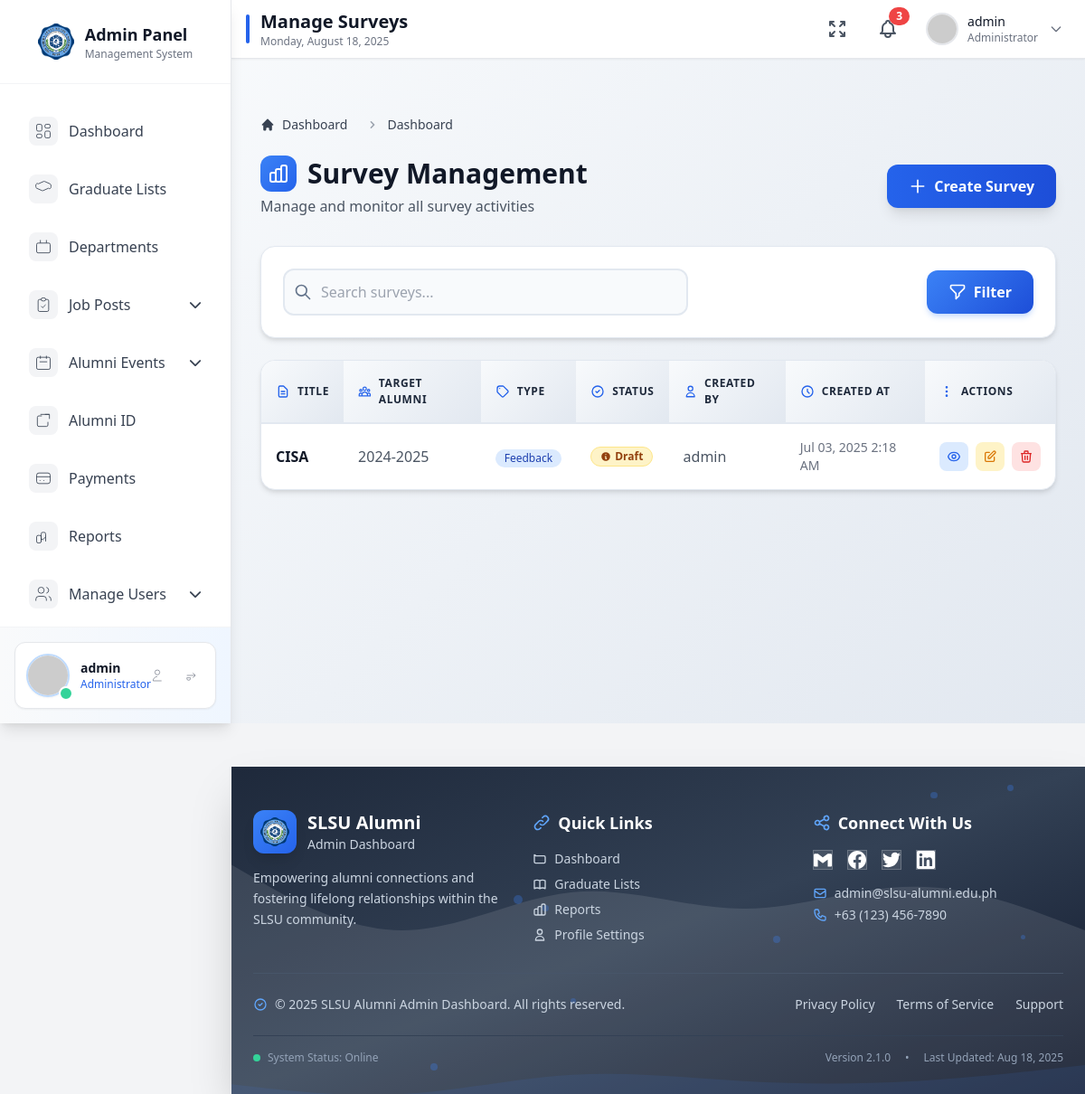
/admin/manage-surveys.php (signed in), run on the app's committed database.
### tables this page shows
CREATE TABLE `survey` (
  `id` int(11) NOT NULL,
  `title` varchar(255) NOT NULL,
  `description` text DEFAULT NULL,
  `target_alumni` varchar(100) DEFAULT NULL,
  `survey_type` varchar(100) DEFAULT NULL,
  `questions` longtext DEFAULT NULL CHECK (json_valid(`questions`)),
  `start_date` date DEFAULT NULL,
  `end_date` date DEFAULT NULL,
  `anonymous` tinyint(1) DEFAULT 0,
  `status` enum('draft','published') DEFAULT 'draft',
  `created_by` varchar(100) DEFAULT NULL,
  `created_at` timestamp NOT NULL DEFAULT current_timestamp()
);

### admin/manage-surveys.php (the view, shortened to what this page needs)
<?php
include 'includes/header.php';
include 'includes/sidebar.php';
include 'includes/navbar.php';
include 'includes/breadcrumb.php';
require_once 'config/database.php';
$search = $_GET['search'] ?? '';
$where = [];
$where_sql = $where ? ('WHERE ' . implode(' AND ', $where)) : '';
$per_page = 10;
$page = isset($_GET['page']) && is_numeric($_GET['page']) ? (int)$_GET['page'] : 1;
$offset = ($page - 1) * $per_page;
$survey_sql = "SELECT * FROM survey $where_sql ORDER BY created_at DESC LIMIT :limit OFFSET :offset";
$survey_stmt = $conn->prepare($survey_sql);
$survey_stmt->bindValue(':limit', $per_page, PDO::PARAM_INT);
$survey_stmt->bindValue(':offset', $offset, PDO::PARAM_INT);
$survey_stmt->execute();
$surveys = $survey_stmt->fetchAll(PDO::FETCH_ASSOC);
function render_survey_table($surveys) {
    ?>
    <div class="overflow-x-auto">
        <table class="survey-table">
            <thead>
                <tr>
                    <th>
                        <div class="flex items-center gap-2">
                            <svg class="w-4 h-4 text-blue-600" fill="none" stroke="currentColor" viewBox="0 0 24 24">
                                <path stroke-linecap="round" stroke-linejoin="round" stroke-width="2" d="M9 12h6m-6 4h6m2 5H7a2 2 0 01-2-2V5a2 2 0 012-2h5.586a1 1 0 01.707.293l5.414 5.414a1 1 0 01.293.707V19a2 2 0 01-2 2z"/>
                            </svg>
                            Title
                        </div>
                    </th>
                    <th>
                        <div class="flex items-center gap-2">
                            Target Alumni
                        </div>
                    </th>
                    <th>
                        <div class="flex items-center gap-2">
                            <svg class="w-4 h-4 text-blue-600" fill="none" stroke="currentColor" viewBox="0 0 24 24">
                                <path stroke-linecap="round" stroke-linejoin="round" stroke-width="2" d="M7 7h.01M7 3h5c.512 0 1.024.195 1.414.586l7 7a2 2 0 010 2.828l-7 7a2 2 0 01-2.828 0l-7-7A1.994 1.994 0 013 12V7a4 4 0 014-4z"/>
                            </svg>
                            Type
                        </div>
                    </th>
                    <th>
                        <div class="flex items-center gap-2">
                            <svg class="w-4 h-4 text-blue-600" fill="none" stroke="currentColor" viewBox="0 0 24 24">
                                <path stroke-linecap="round" stroke-linejoin="round" stroke-width="2" d="M9 12l2 2 4-4m6 2a9 9 0 11-18 0 9 9 0 0118 0z"/>
                            </svg>
                            Status
                        </div>
                    </th>
                    <th>
                        <div class="flex items-center gap-2">
                            <svg class="w-4 h-4 text-blue-600" fill="none" stroke="currentColor" viewBox="0 0 24 24">
                                <path stroke-linecap="round" stroke-linejoin="round" stroke-width="2" d="M16 7a4 4 0 11-8 0 4 4 0 018 0zM12 14a7 7 0 00-7 7h14a7 7 0 00-7-7z"/>
                            </svg>
                            Created By
                        </div>
                    </th>
                    <th>
                        <div class="flex items-center gap-2">
                            <svg class="w-4 h-4 text-blue-600" fill="none" stroke="currentColor" viewBox="0 0 24 24">
                                <path stroke-linecap="round" stroke-linejoin="round" stroke-width="2" d="M12 8v4l3 3m6-3a9 9 0 11-18 0 9 9 0 0118 0z"/>
                            </svg>
                            Created At
                        </div>
                    </th>
                    <th>
                        <div class="flex items-center gap-2">
                            <svg class="w-4 h-4 text-blue-600" fill="none" stroke="currentColor" viewBox="0 0 24 24">
                                <path stroke-linecap="round" stroke-linejoin="round" stroke-width="2" d="M12 5v.01M12 12v.01M12 19v.01M12 6a1 1 0 110-2 1 1 0 010 2zm0 7a1 1 0 110-2 1 1 0 010 2zm0 7a1 1 0 110-2 1 1 0 010 2z"/>
                            </svg>
                            Actions
                        </div>
                    </th>
                </tr>
            </thead>
            <tbody>
                <?php if (empty($surveys)): ?>
                    <tr>
                        <td colspan="7" class="text-center py-12">
                            <div class="flex flex-col items-center justify-center">
                                <div class="w-16 h-16 bg-gray-100 rounded-full flex items-center justify-center mb-4">
                                    <svg class="w-8 h-8 text-gray-400" fill="none" stroke="currentColor" viewBox="0 0 24 24">
                                        <path stroke-linecap="round" stroke-linejoin="round" stroke-width="2" d="M9 12h6m-6 4h6m2 5H7a2 2 0 01-2-2V5a2 2 0 012-2h5.586a1 1 0 01.707.293l5.414 5.414a1 1 0 01.293.707V19a2 2 0 01-2 2z"/>
                                    </svg>
                                </div>
                                <p class="text-gray-500 text-lg font-medium">No surveys found</p>
                                <p class="text-gray-400 text-sm mt-1">Create your first survey to get started!</p>
                            </div>
                        </td>
                    </tr>
                <?php else: ?>
                    <?php foreach ($surveys as $survey): ?>
                        <tr data-survey='<?php echo htmlspecialchars(json_encode($survey), ENT_QUOTES, "UTF-8"); ?>' class="hover:bg-blue-50 transition-colors duration-200">
                            <td class="font-semibold text-gray-900">
                                <?php echo htmlspecialchars($survey['title']); ?>
                            </td>
                            <td class="text-gray-600">
                                <?php echo htmlspecialchars($survey['target_alumni']); ?>
                            </td>
                            <td>
                                <span class="inline-flex items-center px-2.5 py-0.5 rounded-full text-xs font-medium bg-blue-100 text-blue-800">
                                    <?php echo htmlspecialchars($survey['survey_type']); ?>
                                </span>
                            </td>
                            <td>
                                <?php
                                $status = strtolower($survey['status']);
                                $badgeClass = '';
                                $text = ucfirst($status);
                                if ($status === 'published') {
                                    $badgeClass = 'bg-green-100 text-green-800 border-green-200';
                                } elseif ($status === 'draft') {
                                    $badgeClass = 'bg-yellow-100 text-yellow-800 border-yellow-200';
                                } else {
                                    $badgeClass = 'bg-gray-100 text-gray-800 border-gray-200';
                                }
                                ?>
                                <span class="inline-flex items-center px-2.5 py-0.5 rounded-full text-xs font-semibold border <?php echo $badgeClass; ?>">
                                    <?php if ($status === 'published'): ?>
                                        <svg class="w-3 h-3 mr-1" fill="currentColor" viewBox="0 0 20 20">
                                            <path fill-rule="evenodd" d="M10 18a8 8 0 100-16 8 8 0 000 16zm3.707-9.293a1 1 0 00-1.414-1.414L9 10.586 7.707 9.293a1 1 0 00-1.414 1.414l2 2a1 1 0 001.414 0l4-4z" clip-rule="evenodd"/>
                                        </svg>
                                    <?php elseif ($status === 'draft'): ?>
                                        <svg class="w-3 h-3 mr-1" fill="currentColor" viewBox="0 0 20 20">
                                            <path fill-rule="evenodd" d="M18 10a8 8 0 11-16 0 8 8 0 0116 0zm-7-4a1 1 0 11-2 0 1 1 0 012 0zM9 9a1 1 0 000 2v3a1 1 0 001 1h1a1 1 0 100-2v-3a1 1 0 00-1-1H9z" clip-rule="evenodd"/>
                                        </svg>
                                    <?php endif; ?>
                                    <?php echo $text; ?>
                                </span>
                            </td>
                            <td class="text-gray-600">
                                <?php echo htmlspecialchars($survey['created_by']); ?>
                            </td>
                            <td class="text-gray-500 text-sm">
                                <?php echo date('M d, Y g:i A', strtotime($survey['created_at'])); ?>
                            </td>
                            <td>
                                <div class="flex items-center gap-2">
                                    <button class="preview-btn inline-flex items-center justify-center w-8 h-8 rounded-lg bg-blue-100 text-blue-600 hover:bg-blue-200 transition-colors duration-200" title="Preview">
                                    </button>
                                    <a href="edit-survey.php?id=<?php echo $survey['id']; ?>" class="inline-flex items-center justify-center w-8 h-8 rounded-lg bg-yellow-100 text-yellow-600 hover:bg-yellow-200 transition-colors duration-200" title="Edit">
                                        <svg class="w-4 h-4" fill="none" stroke="currentColor" viewBox="0 0 24 24">
                                            <path stroke-linecap="round" stroke-linejoin="round" stroke-width="2" d="M11 5H6a2 2 0 00-2 2v11a2 2 0 002 2h11a2 2 0 002-2v-5m-1.414-9.414a2 2 0 112.828 2.828L11.828 15H9v-2.828l8.586-8.586z"/>
                                        </svg>
                                    </a>
                                    <button class="delete-btn inline-flex items-center justify-center w-8 h-8 rounded-lg bg-red-100 text-red-600 hover:bg-red-200 transition-colors duration-200" title="Delete">
                                        <svg class="w-4 h-4" fill="none" stroke="currentColor" viewBox="0 0 24 24">
                                            <path stroke-linecap="round" stroke-linejoin="round" stroke-width="2" d="M19 7l-.867 12.142A2 2 0 0116.138 21H7.862a2 2 0 01-1.995-1.858L5 7m5 4v6m4-6v6m1-10V4a1 1 0 00-1-1h-4a1 1 0 00-1 1v3M4 7h16"/>
                                        </svg>
                                    </button>
                                </div>
                            </td>
                        </tr>
                    <?php endforeach; ?>
                <?php endif; ?>
            </tbody>
        </table>
    </div>
    <?php
    return ob_get_clean();
}
?>
<!DOCTYPE html>
<html lang="en">
<head>
    <link href="https://cdn.jsdelivr.net/npm/tailwindcss@2.2.19/dist/tailwind.min.css" rel="stylesheet">
    <link href="https://cdnjs.cloudflare.com/ajax/libs/font-awesome/6.4.0/css/all.min.css" rel="stylesheet">
</head>
<body class="bg-gray-50">
    <div class="main-container">
        <div class="mb-8">
            <div class="flex items-center justify-between">
                <div>
                    <h1 class="text-3xl font-bold text-gray-900 flex items-center gap-3">
                        <div class="w-10 h-10 bg-gradient-to-br from-blue-500 to-blue-600 rounded-xl flex items-center justify-center">
                        </div>
                        Survey Management
                    </h1>
                    <p class="text-gray-600 mt-1">Manage and monitor all survey activities</p>
                </div>
                <a href="create-survey.php" class="inline-flex items-center gap-2 bg-gradient-to-r from-blue-600 to-blue-700 text-white px-6 py-3 rounded-xl font-semibold hover:from-blue-700 hover:to-blue-800 transition-all duration-200 shadow-lg hover:shadow-xl transform hover:-translate-y-1">
                    <svg class="w-5 h-5" fill="none" stroke="currentColor" viewBox="0 0 24 24">
                        <path stroke-linecap="round" stroke-linejoin="round" stroke-width="2" d="M12 4v16m8-8H4"/>
                    </svg>
                    Create Survey
                </a>
            </div>
        </div>
        <div class="controls-container">
            <div class="flex flex-col md:flex-row gap-4 items-center justify-between">
                <div class="search-input flex-1 max-w-md">
                    <div class="relative">
                        <svg class="search-icon w-5 h-5" fill="none" stroke="currentColor" viewBox="0 0 24 24">
                            <path stroke-linecap="round" stroke-linejoin="round" stroke-width="2" d="M21 21l-6-6m2-5a7 7 0 11-14 0 7 7 0 0114 0z"/>
                        </svg>
                        <input type="text" id="searchbar" placeholder="Search surveys..." value="<?php echo htmlspecialchars($search); ?>">
                    </div>
                </div>
                <div class="filter-dropdown">
                    <button type="button" class="filter-btn" onclick="toggleSurveyFilterMenu()">
                        <svg class="w-5 h-5" fill="none" stroke="currentColor" viewBox="0 0 24 24">
                            <path stroke-linecap="round" stroke-linejoin="round" stroke-width="2" d="M3 4a1 1 0 011-1h16a1 1 0 011 1v2.586a1 1 0 01-.293.707l-6.414 6.414a1 1 0 00-.293.707V17l-4 4v-6.586a1 1 0 00-.293-.707L3.293 7.207A1 1 0 013 6.5V4z"/>
                        </svg>
                        Filter
                    </button>
                </div>
            </div>
        </div>
        <div class="survey-table-container">
            <div id="survey-table-container">
                <?php echo render_survey_table($surveys); ?>
            </div>
        </div>
    </div>
    <?php include 'includes/footer.php'; ?>
</body>
</html>

### admin/manage-surveys.php (style rules this page uses)
.main-container { padding: 2rem; margin-left: 0; width: 100%; background: linear-gradient(135deg, #f8fafc 0%, #e2e8f0 100%); min-height: 100vh; padding-top: 10rem; }
@media (min-width: 1024px) { .main-container { margin-left: 16rem; width: calc(100% - 16rem); padding-top: 8rem; } }
.survey-table-container { background: white; border-radius: 1rem; box-shadow: 0 4px 6px -1px rgba(0, 0, 0, 0.1), 0 2px 4px -1px rgba(0, 0, 0, 0.06); border: 1px solid #e2e8f0; overflow: hidden; position: relative; }
.survey-table { width: 100%; border-collapse: collapse; }
.survey-table th { background: linear-gradient(135deg, #f8fafc 0%, #e2e8f0 100%); color: #1e293b; font-weight: 600; text-transform: uppercase; font-size: 0.75rem; letter-spacing: 0.05em; padding: 1rem; text-align: left; border-bottom: 2px solid #e2e8f0; }
.survey-table td { padding: 1rem; border-bottom: 1px solid #f1f5f9; vertical-align: middle; }
.survey-table tbody tr:last-child td { border-bottom: none; }
.controls-container { background: white; border-radius: 1rem; padding: 1.5rem; margin-bottom: 1.5rem; box-shadow: 0 4px 6px -1px rgba(0, 0, 0, 0.1), 0 2px 4px -1px rgba(0, 0, 0, 0.06); border: 1px solid #e2e8f0; }
.search-input { position: relative; }
.search-input input { width: 100%; padding: 0.75rem 1rem 0.75rem 2.5rem; border: 2px solid #e2e8f0; border-radius: 0.75rem; font-size: 1rem; background: #f8fafc; transition: all 0.3s ease; }
.search-input .search-icon { position: absolute; left: 0.75rem; top: 50%; transform: translateY(-50%); color: #64748b; }
.filter-dropdown { position: relative; }
.filter-btn { background: linear-gradient(135deg, #3b82f6 0%, #1d4ed8 100%); color: white; border: none; border-radius: 0.75rem; padding: 0.75rem 1.5rem; font-size: 1rem; font-weight: 600; cursor: pointer; display: flex; align-items: center; gap: 0.5rem; transition: all 0.3s ease; box-shadow: 0 4px 6px -1px rgba(59, 130, 246, 0.3); }

### data on the page
survey: title "CISA", target_alumni "2024-2025", survey_type "Feedback", status "Draft", created_by "admin", created_at "Jul 03, 2025 2:18 AM"

### other printed values
$admin_name "admin"
str_replace(['.php', '-'], ['', ' '], $current_page) "Manage Surveys"
$breadcrumb['title'] "Dashboard"
